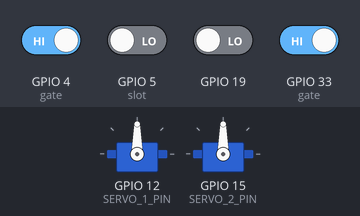
The sketch below on a simulated ESP32. Shown: 2 × servo. Inputs (shaded band) come from the test bench; at power-on: GPIO 4 (gate), GPIO 33 (gate) HIGH, GPIO 5 (slot), GPIO 19 LOW. WiFi joins after 1.5 s; servers stay silent unless stated; what the sketch prints to the serial monitor is not drawn.

Above: at 3.0 s.
3.1 s: GPIO 4 (gate) driven LOW and GPIO 5 (slot) driven HIGH
At 3.4 s:
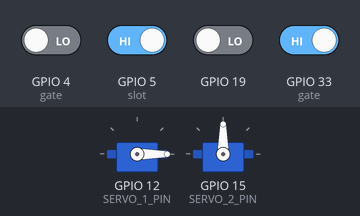
6.1 s: GPIO 4 (gate) driven HIGH
At 7.0 s:
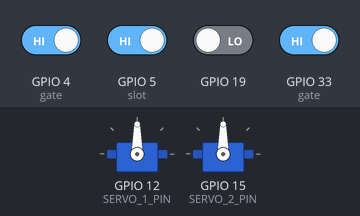
7.6 s: GPIO 4 (gate) driven LOW
At 8.7 s:
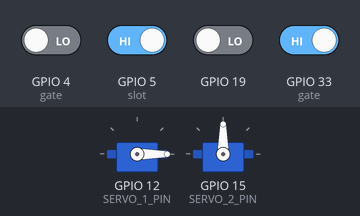
10.6 s: GPIO 5 (slot) driven LOW
At 12.3 s:
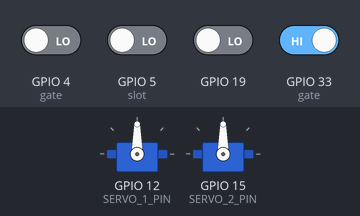
12.6 s: GPIO 19 driven HIGH and GPIO 33 (gate) driven LOW
At 12.9 s:
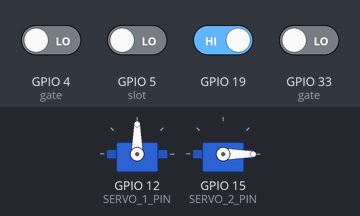
Timing chart, 0 to 15.6 s (numbered marks = the images above; inputs shaded):
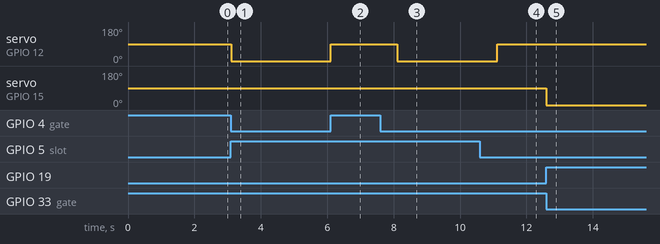

The sketch:

Smart_Parking_System.ino
```cpp
#include <ESP32Servo.h>
#include <WiFi.h>

#define BLYNK_TEMPLATE_ID "TMPL67ZzW31P1"
#define BLYNK_TEMPLATE_NAME "Smart Parking"
#define BLYNK_AUTH_TOKEN "cWUq7lfc6NuLCK6yUCxlAhN1ojo1RcIZ"

#include <BlynkSimpleEsp32.h>

#define WIFI_SSID "Wifi_Username"
#define WIFI_PASSWORD "Wifi_Password"

char ssid[] = WIFI_SSID;
char pass[] = WIFI_PASSWORD;
char auth[] = BLYNK_AUTH_TOKEN;
 #define SERVO_1_PIN 12
#define SERVO_2_PIN 15
Servo s1;
Servo s2;

void setup()
{
  Serial.begin(115200);
 WiFi.begin( ssid, pass );
  while( WiFi.status() != WL_CONNECTED )
  {
    delay(500);
    Serial.print(".");
  }
  Serial.println( "" );
  Serial.println( "WiFi connected.");
  Serial.println( "IP address: "   );
  Serial.println( WiFi.localIP());
  Blynk.begin(auth, ssid, pass);
  pinMode(4,INPUT); //gate
  pinMode(5,INPUT); //slot
  s1.attach(SERVO_1_PIN);
  pinMode(33,INPUT); //gate
  pinMode(19,INPUT); ///slot
  s1.attach(SERVO_1_PIN);
  s2.attach(SERVO_2_PIN);
  s1.write(90);
  s2.write(90);
}

void loop()
{
  int count=0;
  Serial.print("sensor1:");
int val1=digitalRead(4); //gate
  Serial.println(val1);
    Serial.print("sensor2:");
  int val2=digitalRead(5); //slot
  Serial.println(val2);
  Serial.print("sensor11:");
int val3=digitalRead(33);
  Serial.println(val3);
    Serial.print("sensor12:");
  int val4=digitalRead(19);
  Serial.println(val4);
  if(val2==1)
  {
  if(digitalRead(4)==0)
  s1.write(0);
  delay(1000);
  s1.write(90);
  Blynk.virtualWrite(V2, "AVAILABLE");
  }
  else if(val2==0)
  {
  Blynk.virtualWrite(V2, "OCCUPIED");
  count++;
  s1.write(90);
  }

  Blynk.virtualWrite(V0, val2);

  if(val4==1)
  {
  if(digitalRead(33)==0)
  s2.write(0);
  delay(1000);
  s2.write(90);
  Blynk.virtualWrite(V3, "AVAILABLE");
  }
  else if(val4==0)
  {
  s2.write(90);
  Blynk.virtualWrite(V3, "OCCUPIED");
  count++;
  }


  Blynk.virtualWrite(V1, val4);

  Blynk.virtualWrite(V4,2-count);
}
```

Measured:
- after the input at 3.1 s, servo on GPIO 12 (SERVO_1_PIN): 90° → 0° at once
- after the input at 6.1 s, servo on GPIO 12 (SERVO_1_PIN): 0° → 90° at once
- after the input at 7.6 s, servo on GPIO 12 (SERVO_1_PIN): 90° → 0° after 0.51 s
- after the input at 10.6 s, servo on GPIO 12 (SERVO_1_PIN): 0° → 90° after 0.52 s
- after the input at 12.6 s, servo on GPIO 15 (SERVO_2_PIN): 90° → 0° at once
